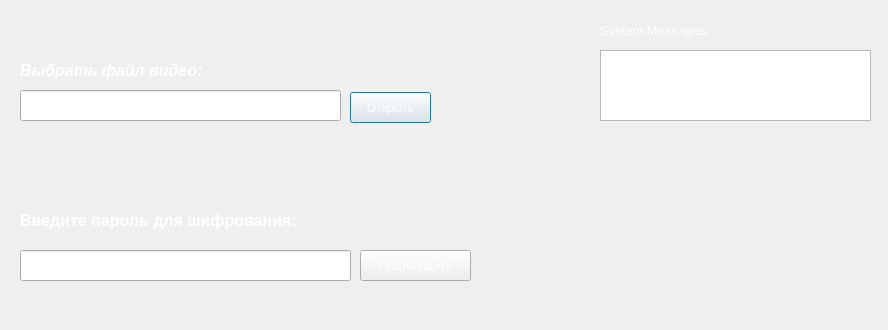
<?xml version="1.0" encoding="UTF-8"?>
<ui version="4.0">
 <class>Dialog_encode_video</class>
 <widget class="QDialog" name="Dialog_encode_video">
  <property name="geometry">
   <rect>
    <x>0</x>
    <y>0</y>
    <width>888</width>
    <height>330</height>
   </rect>
  </property>
  <property name="windowTitle">
   <string>Кодер Видео</string>
  </property>
  <property name="windowIcon">
   <iconset resource="iconscryptor.qrc">
    <normaloff>:/icons/icons/icon.ico</normaloff>:/icons/icons/icon.ico</iconset>
  </property>
  <property name="styleSheet">
   <string notr="true">background-image: url(:/background/icons/background.png);</string>
  </property>
  <widget class="QLineEdit" name="lineEdit_path">
   <property name="geometry">
    <rect>
     <x>20</x>
     <y>90</y>
     <width>321</width>
     <height>31</height>
    </rect>
   </property>
   <property name="minimumSize">
    <size>
     <width>0</width>
     <height>0</height>
    </size>
   </property>
   <property name="maximumSize">
    <size>
     <width>1000</width>
     <height>1000</height>
    </size>
   </property>
   <property name="styleSheet">
    <string notr="true">color: rgb(255, 255, 255);</string>
   </property>
  </widget>
  <widget class="QLabel" name="label_3">
   <property name="geometry">
    <rect>
     <x>600</x>
     <y>10</y>
     <width>271</width>
     <height>41</height>
    </rect>
   </property>
   <property name="minimumSize">
    <size>
     <width>0</width>
     <height>0</height>
    </size>
   </property>
   <property name="maximumSize">
    <size>
     <width>1000</width>
     <height>1000</height>
    </size>
   </property>
   <property name="styleSheet">
    <string notr="true">color: rgb(255, 255, 255);</string>
   </property>
   <property name="text">
    <string>&lt;html&gt;&lt;head/&gt;&lt;body&gt;&lt;p&gt;&lt;span style=&quot; font-size:10pt;&quot;&gt;System Messages:&lt;/span&gt;&lt;/p&gt;&lt;/body&gt;&lt;/html&gt;</string>
   </property>
  </widget>
  <widget class="QPushButton" name="pushButton_open_decode">
   <property name="geometry">
    <rect>
     <x>350</x>
     <y>92</y>
     <width>81</width>
     <height>31</height>
    </rect>
   </property>
   <property name="minimumSize">
    <size>
     <width>0</width>
     <height>0</height>
    </size>
   </property>
   <property name="maximumSize">
    <size>
     <width>1000</width>
     <height>1000</height>
    </size>
   </property>
   <property name="styleSheet">
    <string notr="true">color: rgb(255, 255, 255);</string>
   </property>
   <property name="text">
    <string>Открыть</string>
   </property>
  </widget>
  <widget class="QTextEdit" name="lineEdit_sys_messages_decode">
   <property name="geometry">
    <rect>
     <x>600</x>
     <y>50</y>
     <width>271</width>
     <height>71</height>
    </rect>
   </property>
   <property name="minimumSize">
    <size>
     <width>0</width>
     <height>0</height>
    </size>
   </property>
   <property name="maximumSize">
    <size>
     <width>1000</width>
     <height>1000</height>
    </size>
   </property>
   <property name="styleSheet">
    <string notr="true">font: 8pt &quot;MS Shell Dlg 2&quot;;
color: rgb(255, 255, 255);</string>
   </property>
  </widget>
  <widget class="QLabel" name="label">
   <property name="geometry">
    <rect>
     <x>20</x>
     <y>180</y>
     <width>501</width>
     <height>81</height>
    </rect>
   </property>
   <property name="minimumSize">
    <size>
     <width>0</width>
     <height>0</height>
    </size>
   </property>
   <property name="maximumSize">
    <size>
     <width>1000</width>
     <height>1000</height>
    </size>
   </property>
   <property name="styleSheet">
    <string notr="true">color: rgb(255, 255, 255);</string>
   </property>
   <property name="text">
    <string>&lt;html&gt;&lt;head/&gt;&lt;body&gt;&lt;p&gt;&lt;span style=&quot; font-size:12pt; font-weight:600;&quot;&gt;Введите пароль для шифрования:&lt;/span&gt;&lt;/p&gt;&lt;/body&gt;&lt;/html&gt;</string>
   </property>
  </widget>
  <widget class="QLineEdit" name="plainTextEdit_for_pass_decode">
   <property name="geometry">
    <rect>
     <x>20</x>
     <y>250</y>
     <width>331</width>
     <height>31</height>
    </rect>
   </property>
   <property name="minimumSize">
    <size>
     <width>0</width>
     <height>0</height>
    </size>
   </property>
   <property name="maximumSize">
    <size>
     <width>1000</width>
     <height>1000</height>
    </size>
   </property>
   <property name="styleSheet">
    <string notr="true">color: rgb(255, 255, 255);
font: 12pt &quot;MS Shell Dlg 2&quot;;</string>
   </property>
   <property name="echoMode">
    <enum>QLineEdit::Password</enum>
   </property>
  </widget>
  <widget class="QLabel" name="label_4">
   <property name="geometry">
    <rect>
     <x>20</x>
     <y>40</y>
     <width>431</width>
     <height>61</height>
    </rect>
   </property>
   <property name="minimumSize">
    <size>
     <width>0</width>
     <height>0</height>
    </size>
   </property>
   <property name="maximumSize">
    <size>
     <width>1000</width>
     <height>1000</height>
    </size>
   </property>
   <property name="styleSheet">
    <string notr="true">color: rgb(255, 255, 255);</string>
   </property>
   <property name="text">
    <string>&lt;html&gt;&lt;head/&gt;&lt;body&gt;&lt;p&gt;&lt;span style=&quot; font-size:12pt; font-weight:600; font-style:italic;&quot;&gt;Выбрать файл видео:&lt;/span&gt;&lt;/p&gt;&lt;/body&gt;&lt;/html&gt;</string>
   </property>
  </widget>
  <widget class="QPushButton" name="pushButton_accept_pass_decode">
   <property name="geometry">
    <rect>
     <x>360</x>
     <y>250</y>
     <width>111</width>
     <height>31</height>
    </rect>
   </property>
   <property name="minimumSize">
    <size>
     <width>0</width>
     <height>0</height>
    </size>
   </property>
   <property name="maximumSize">
    <size>
     <width>1000</width>
     <height>1000</height>
    </size>
   </property>
   <property name="styleSheet">
    <string notr="true">color: rgb(255, 255, 255);</string>
   </property>
   <property name="text">
    <string>Подтвердить</string>
   </property>
  </widget>
  <zorder>label_3</zorder>
  <zorder>lineEdit_sys_messages_decode</zorder>
  <zorder>label</zorder>
  <zorder>label_4</zorder>
  <zorder>lineEdit_path</zorder>
  <zorder>pushButton_open_decode</zorder>
  <zorder>plainTextEdit_for_pass_decode</zorder>
  <zorder>pushButton_accept_pass_decode</zorder>
 </widget>
 <resources>
  <include location="iconscryptor.qrc"/>
 </resources>
 <connections/>
</ui>
